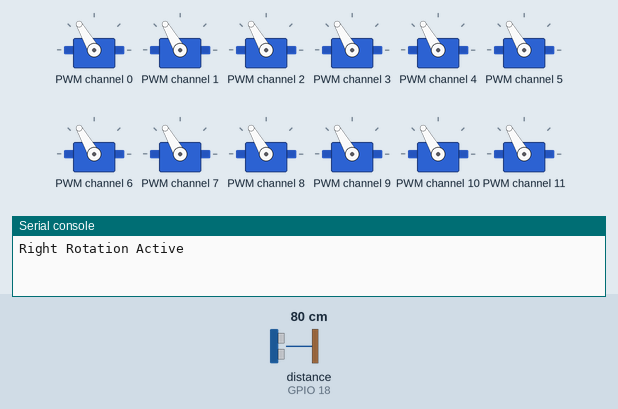
Bench run of a program on a simulated ESP32 board running MicroPython. Shown: 12 × servo, the last lines printed to the serial console. The test bench sets the inputs (shaded band); at power-on: distance to the obstacle (sensor on GPIO 18) 80 cm. The echo pulse lasts 58.3 µs per cm; servo angles are drawn from the pulse width (0.5 ms = 0°, 2.5 ms = 180°). At 20.1 s the program stops and its outputs stay as they are.

Above: at 0.1 s.
At 3.63 s:
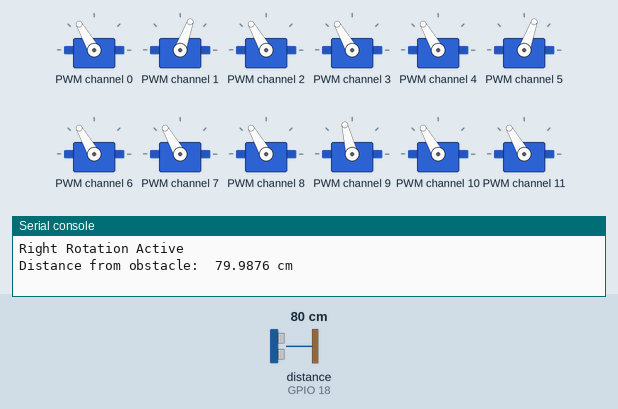
At 7.2 s:
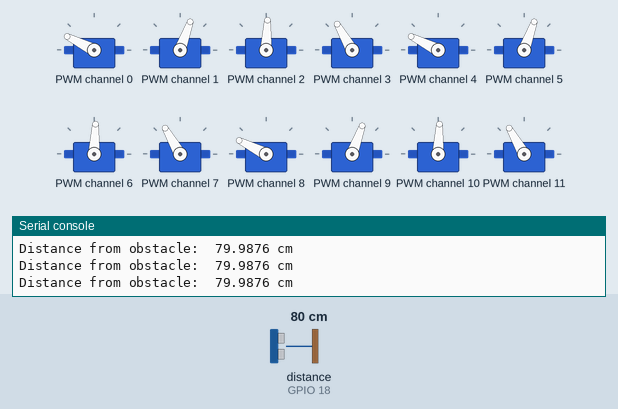
At 9.8 s:
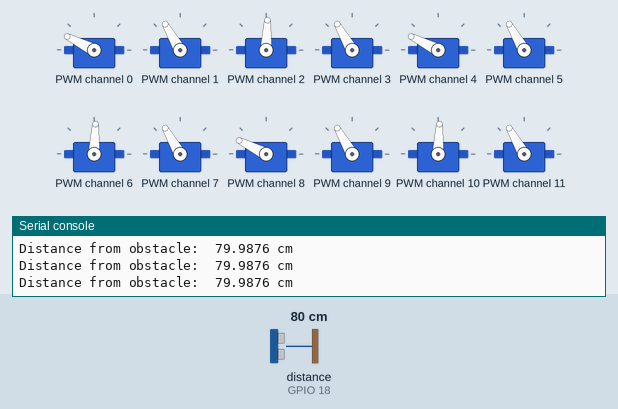
At 15.9 s:
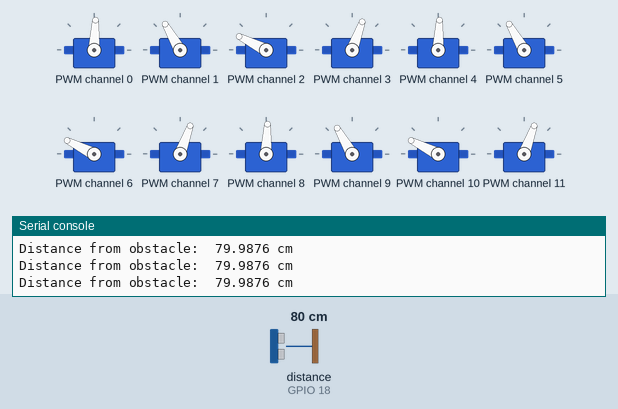
At 18.6 s:
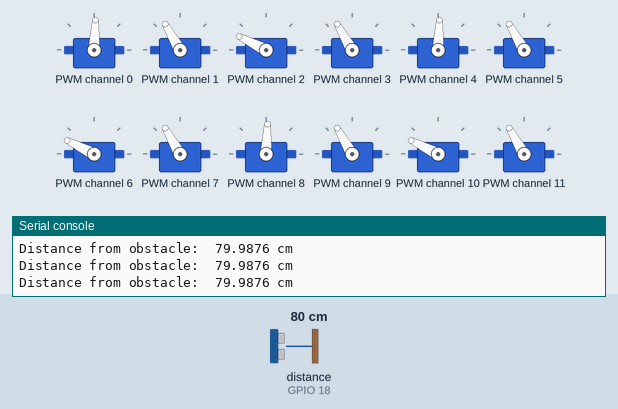
Timing chart, 0 to 21.6 s (numbered marks = the images above):
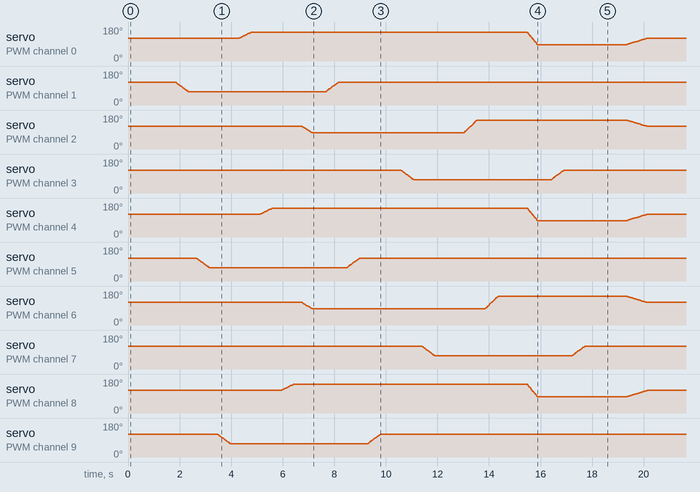

The program:

Right_Turn.py
```python
from machine import I2C, Pin, time_pulse_us
import time

# ================= CONFIGURATION =================
HIP_CENTER   = 90
HIP_FORWARD  = 120     # Push forward
HIP_BACKWARD = 60      # Push backward

KNEE_UP      = 45
KNEE_DOWN    = 90

PCA_ADDR = 0x40
I2C_SCL  = 22
I2C_SDA  = 21

RIGHT_LEGS = [1, 2, 3]
LEFT_LEGS  = [4, 5, 6]

TRIPOD_A = [1, 3, 5]
TRIPOD_B = [2, 4, 6]

SERVOS = {
    1: {"hip": 0,  "knee": 1},
    2: {"hip": 2,  "knee": 3},
    3: {"hip": 4,  "knee": 5},
    4: {"hip": 6,  "knee": 7},
    5: {"hip": 8,  "knee": 9},
    6: {"hip": 10, "knee": 11}
}

# ================= SONAR / HC-SR04 =================
TRIG = Pin(5, Pin.OUT)
ECHO = Pin(18, Pin.IN)

def get_distance():
    # Ensure trigger is LOW
    TRIG.off()
    time.sleep_us(2)

    # Send 10us pulse
    TRIG.on()
    time.sleep_us(10)
    TRIG.off()

    # Measure echo pulse width
    pulse_time = time_pulse_us(ECHO, 1, 30000)  # timeout = 30ms

    if pulse_time < 0:
        return None  # No echo received

    # Convert time to distance (cm)
    distance = (pulse_time * 0.0343) / 2
    return distance

obstacle_distance = get_distance()

# ================= I2C / PCA9685 =================
i2c = I2C(0, scl=Pin(I2C_SCL), sda=Pin(I2C_SDA), freq=100000)

class PCA9685:
    def __init__(self, i2c, address=0x40):
        self.i2c = i2c
        self.address = address
        self.reset()
        self.set_freq(50)

    def reset(self):
        self.i2c.writeto_mem(self.address, 0x00, b'\x00')
        time.sleep(0.01)

    def set_freq(self, freq):
        prescale = int(25000000 / (4096 * freq) - 1)
        old = self.i2c.readfrom_mem(self.address, 0x00, 1)[0]
        self.i2c.writeto_mem(self.address, 0x00, bytes([(old & 0x7F) | 0x10]))
        self.i2c.writeto_mem(self.address, 0xFE, bytes([prescale]))
        self.i2c.writeto_mem(self.address, 0x00, bytes([old | 0xA1]))
        time.sleep(0.005)

    def set_pwm(self, channel, on, off):
        data = bytearray(4)
        data[0] = on & 0xFF
        data[1] = on >> 8
        data[2] = off & 0xFF
        data[3] = off >> 8
        self.i2c.writeto_mem(self.address, 0x06 + 4 * channel, data)

    def set_angle(self, channel, angle):
        angle = max(0, min(180, angle))
        pulse = int(150 + (angle / 180) * 450)
        self.set_pwm(channel, 0, pulse)

pca = PCA9685(i2c)

# ================= STATE MEMORY =================
current_state = {
    leg: {"hip": HIP_CENTER, "knee": KNEE_DOWN}
    for leg in SERVOS
}

# ================= LOW LEVEL =================
def write_leg(leg, hip, knee):
    current_state[leg]["hip"] = hip
    current_state[leg]["knee"] = knee

    if leg in RIGHT_LEGS:
        hip = 180 - hip

    pca.set_angle(SERVOS[leg]["hip"], hip)
    pca.set_angle(SERVOS[leg]["knee"], knee)

def lerp(a, b, t):
    return a + (b - a) * t

def move_leg_smooth(leg, hip=None, knee=None, duration=500):
    h0 = current_state[leg]["hip"]
    k0 = current_state[leg]["knee"]

    h1 = h0 if hip is None else hip
    k1 = k0 if knee is None else knee

    start = time.ticks_ms()
    end = start + duration

    while True:
        now = time.ticks_ms()
        if time.ticks_diff(now, end) >= 0:
            break

        t = time.ticks_diff(now, start) / duration
        write_leg(
            leg,
            int(lerp(h0, h1, t)),
            int(lerp(k0, k1, t))
        )
        time.sleep(0.02)   # ~50 Hz, same as backward.py

    write_leg(leg, h1, k1)

def move_group_sync(targets, duration=400):
    start = time.ticks_ms()
    end = start + duration

    start_state = {
        leg: {
            "hip": current_state[leg]["hip"],
            "knee": current_state[leg]["knee"]
        }
        for leg in targets
    }

    while True:
        now = time.ticks_ms()
        if time.ticks_diff(now, end) >= 0:
            break

        t = time.ticks_diff(now, start) / duration

        for leg, target in targets.items():
            h = lerp(start_state[leg]["hip"], target["hip"], t)
            k = lerp(start_state[leg]["knee"], target["knee"], t)
            write_leg(leg, int(h), int(k))

        time.sleep(0.02)

    for leg, target in targets.items():
        write_leg(leg, target["hip"], target["knee"])

# ================= POWER SAFE =================
def lift_tripod_sequential(tripod):
    for leg in tripod:
        move_leg_smooth(leg, knee=KNEE_UP)
        time.sleep(0.3)

def lower_tripod_sequential(tripod):
    for leg in tripod:
        move_leg_smooth(leg, knee=KNEE_DOWN)
        time.sleep(0.3)

# ================= RIGHT ROTATION STEP =================
def right_step(lift_group, push_group):
    # 1. Lift air legs
    print("Distance from obstacle: ", obstacle_distance, 'cm')
    lift_tripod_sequential(lift_group)

    # 2. Swing lifted legs for rotation
    print("Distance from obstacle: ", obstacle_distance, 'cm')
    for leg in lift_group:
        if leg in RIGHT_LEGS:
            move_leg_smooth(leg, hip=HIP_BACKWARD)
        else:
            move_leg_smooth(leg, hip=HIP_FORWARD)
        time.sleep(0.3)

    # 3. Push ground legs opposite
    print("Distance from obstacle: ", obstacle_distance, 'cm')
    targets = {}
    for leg in push_group:
        if leg in RIGHT_LEGS:
            targets[leg] = {"hip": HIP_FORWARD, "knee": KNEE_DOWN}
        else:
            targets[leg] = {"hip": HIP_BACKWARD, "knee": KNEE_DOWN}

    move_group_sync(targets)
    time.sleep(0.5)

    # 4. Lower air legs
    print("Distance from obstacle: ", obstacle_distance, 'cm')
    lower_tripod_sequential(lift_group)

# ================= STAND =================
def stand():
    targets = {
        leg: {"hip": HIP_CENTER, "knee": KNEE_DOWN}
        for leg in SERVOS
    }
    move_group_sync(targets, duration=800)

# ================= MAIN =================
print("Right Rotation Active")
stand()
time.sleep(1)

for _ in range(1):
    right_step(TRIPOD_A, TRIPOD_B)
    time.sleep(0.5)
    right_step(TRIPOD_B, TRIPOD_A)
    time.sleep(0.5)

stand()
print("Right Rotation Done")
```
